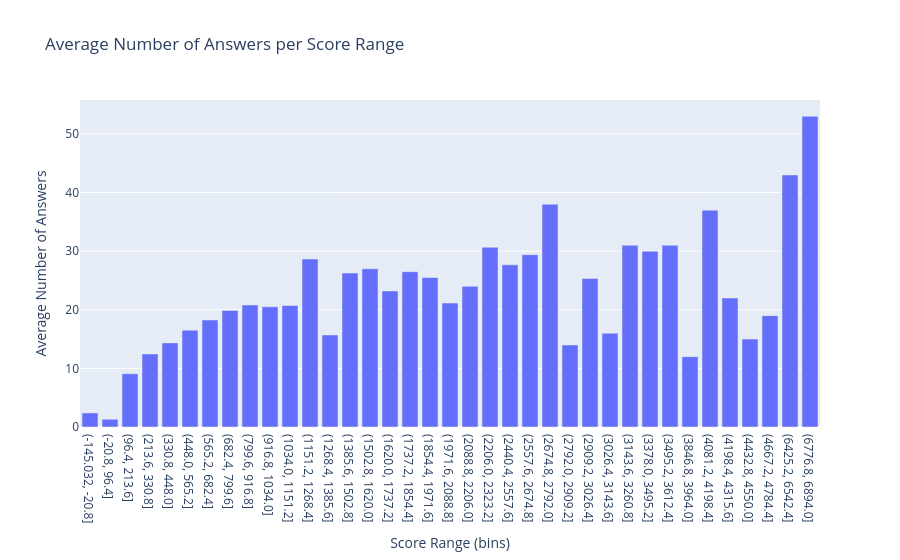

Source (notebook cell):
### Markdown cell above
The following analysis is to analyze the Number of Answers

### Code cell
# Plot Number of Answers vs Score
# As the data is to heavy split the data into bins to plot
numeric_df["score_bin"] = pd.cut(numeric_df["score"], bins=60)
# Group to obtain the mean of answers per each bin (the sum makes no sense)
grouped = numeric_df.groupby("score_bin")["answer_count"].mean().reset_index()
grouped = grouped.dropna()

fig = go.Figure()
fig.add_trace(go.Bar(
    x=grouped["score_bin"].astype(str),
    y=grouped["answer_count"]
))

fig.update_layout(
    title="Average Number of Answers per Score Range",
    xaxis_title="Score Range (bins)",
    yaxis_title="Average Number of Answers"
)
fig.show()

### Figure 1 — Plotly figure (JSON) as saved in the notebook; plotly's stock layout.template omitted (floating-point values rounded to 4 significant figures)
{"data": [{"type": "bar", "x": ["(-145.032, -20.8]", "(-20.8, 96.4]", "(96.4, 213.6]", "(213.6, 330.8]", "(330.8, 448.0]", "(448.0, 565.2]", "(565.2, 682.4]", "(682.4, 799.6]", "(799.6, 916.8]", "(916.8, 1034.0]", "(1034.0, 1151.2]", "(1151.2, 1268.4]", "(1268.4, 1385.6]", "(1385.6, 1502.8]", "(1502.8, 1620.0]", "(1620.0, 1737.2]", "(1737.2, 1854.4]", "(1854.4, 1971.6]", "(1971.6, 2088.8]", "(2088.8, 2206.0]", "(2206.0, 2323.2]", "(2440.4, 2557.6]", "(2557.6, 2674.8]", "(2674.8, 2792.0]", "(2792.0, 2909.2]", "(2909.2, 3026.4]", "(3026.4, 3143.6]", "(3143.6, 3260.8]", "(3378.0, 3495.2]", "(3495.2, 3612.4]", "(3846.8, 3964.0]", "(4081.2, 4198.4]", "(4198.4, 4315.6]", "(4432.8, 4550.0]", "(4667.2, 4784.4]", "(6425.2, 6542.4]", "(6776.8, 6894.0]"], "y": [2.398, 1.317, 9.085, 12.47, 14.35, 16.53, 18.26, 19.9, 20.82, 20.5, 20.72, 28.66, 15.7, 26.27, 27.0, 23.21, 26.5, 25.5, 21.14, 24.0, 30.67, 27.67, 29.4, 38.0, 14.0, 25.33, 16.0, 31.0, 30.0, 31.0, 12.0, 37.0, 22.0, 15.0, 19.0, 43.0, 53.0]}], "layout": {"title": {"text": "Average Number of Answers per Score Range"}, "xaxis": {"title": {"text": "Score Range (bins)"}}, "yaxis": {"title": {"text": "Average Number of Answers"}}}}
